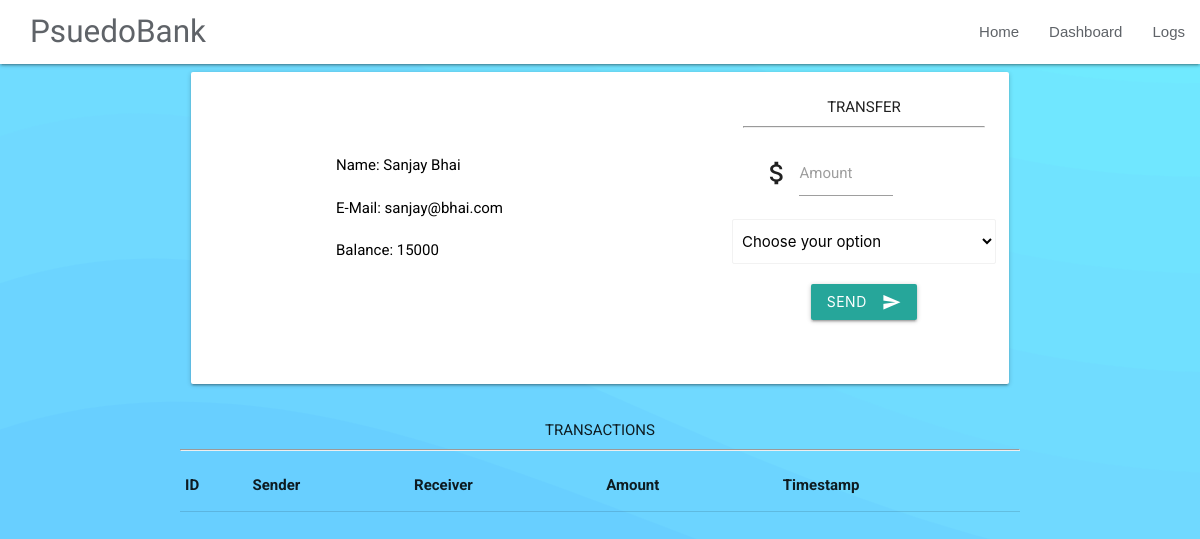
The app's page /user/7, older data.
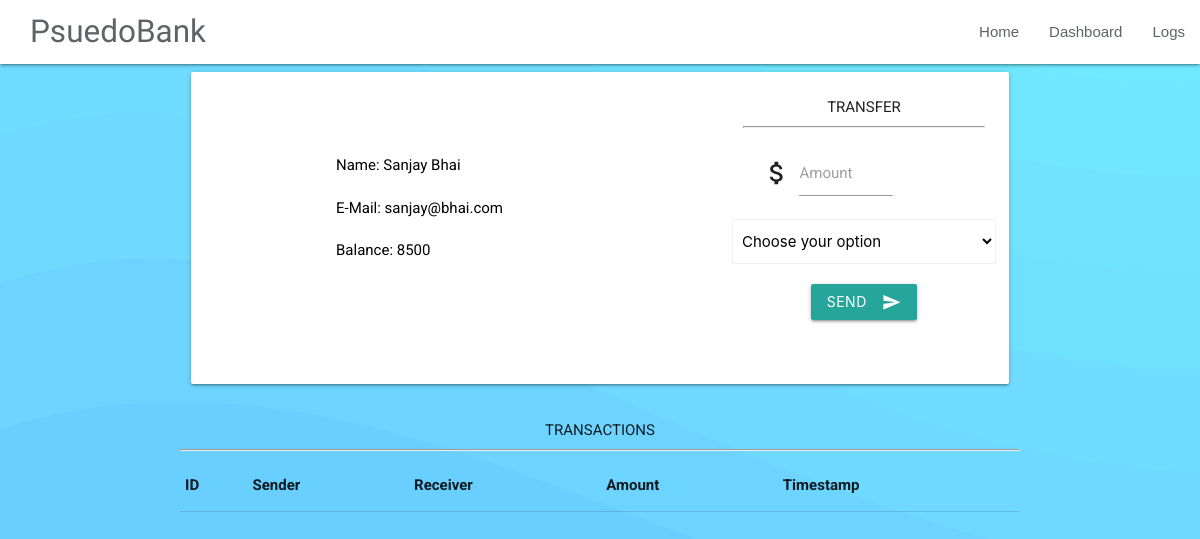
The same page, newer data.
### app.py (models this page shows, shortened)
class User(db.Model):
    id = db.Column(db.Integer, primary_key=True)
    name = db.Column(db.String(128), nullable=False)
    email = db.Column(db.String(128), unique=True, nullable=False)
    balance = db.Column(db.Integer, nullable=False)

### app.py (the view)
@app.route("/user/<user_id>")
def profile(user_id):
    user = User.query.filter_by(id=user_id).first_or_404()
    users = User.query.all()
    transactions = Transaction.query.filter(
        (Transaction.sender_id == user.id) |
        (Transaction.receiver_id == user.id)).order_by(
            Transaction.timestamp.desc()).all()
    return render_template(
        "profile.html",
        user=user,
        users=users,
        transactions=transactions
    )

### templates/profile.html (shortened to what this page needs)
{% extends "basic.html" %}
{% block main %}
<div class="container">
  <div class="row">
  <div class="col s12">
    <div class="card-panel z-depth-1">
      <div class="row valign-wrapper">
        <div class="col s2">
        </div>
        <div class="col s6">
          <span class="black-text">
            <div class="row" style="display: table;">
              Name: {{ user.name }}
            </div>
            <div class="row" style="display: table;">
              E-Mail: {{ user.email }}
            </div>
            <div class="row" style="display: table;">
              Balance: {{ user.balance }}
            </div>
          </span>
        </div>
        <div class="col s4" style="text-align: center;">
            TRANSFER
            <hr />
            <form method="POST" action="/transact/{{ user.id }}">
              <div class="input-field col s8">
                <i class="material-icons prefix">attach_money</i>
                <input id="amount" type="text" name="amount" class="validate">
                <label class="active" for="amount">Amount</label>
              </div>
              <div class="row">
                <select class="browser-default" name="receiver_id">
                  <option value="" disabled selected>Choose your option</option>
                </select>
              </div>
              <div class="row">
                <button class="btn waves-effect waves-light" type="submit" name="action">Send
                  <i class="material-icons right">send</i>
                </button>
              </div>
            </form>
        </div>
      </div>
    </div>
  </div>
  </div>
  <div style="text-align: center;">
    TRANSACTIONS
  </div>
  <hr />
  <table class="responsive-table highlight">
    <thead>
      <tr>
        <th>ID</th>
        <th>Sender</th>
        <th>Receiver</th>
        <th>Amount</th>
        <th>Timestamp</th>
      </tr>
    </thead>
  </table>
  </div>
{% endblock %}

Row changes from the older to the newer data that the page shows:
changed User "Sanjay Bhai": balance "15000" → "8500"
